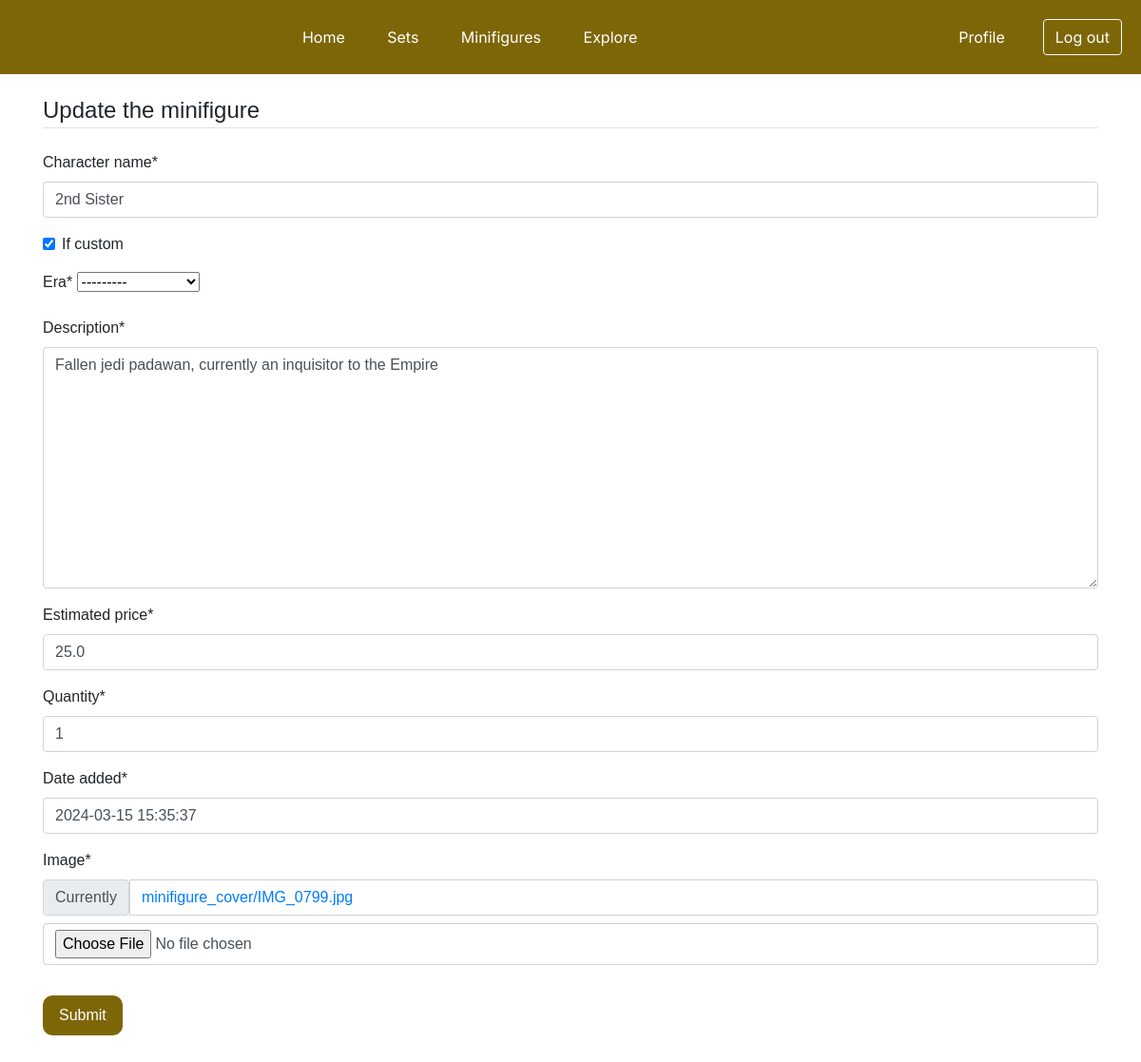
The page /brickonomy/minifigure_post/2/update/ (signed in) on the database as committed earlier.
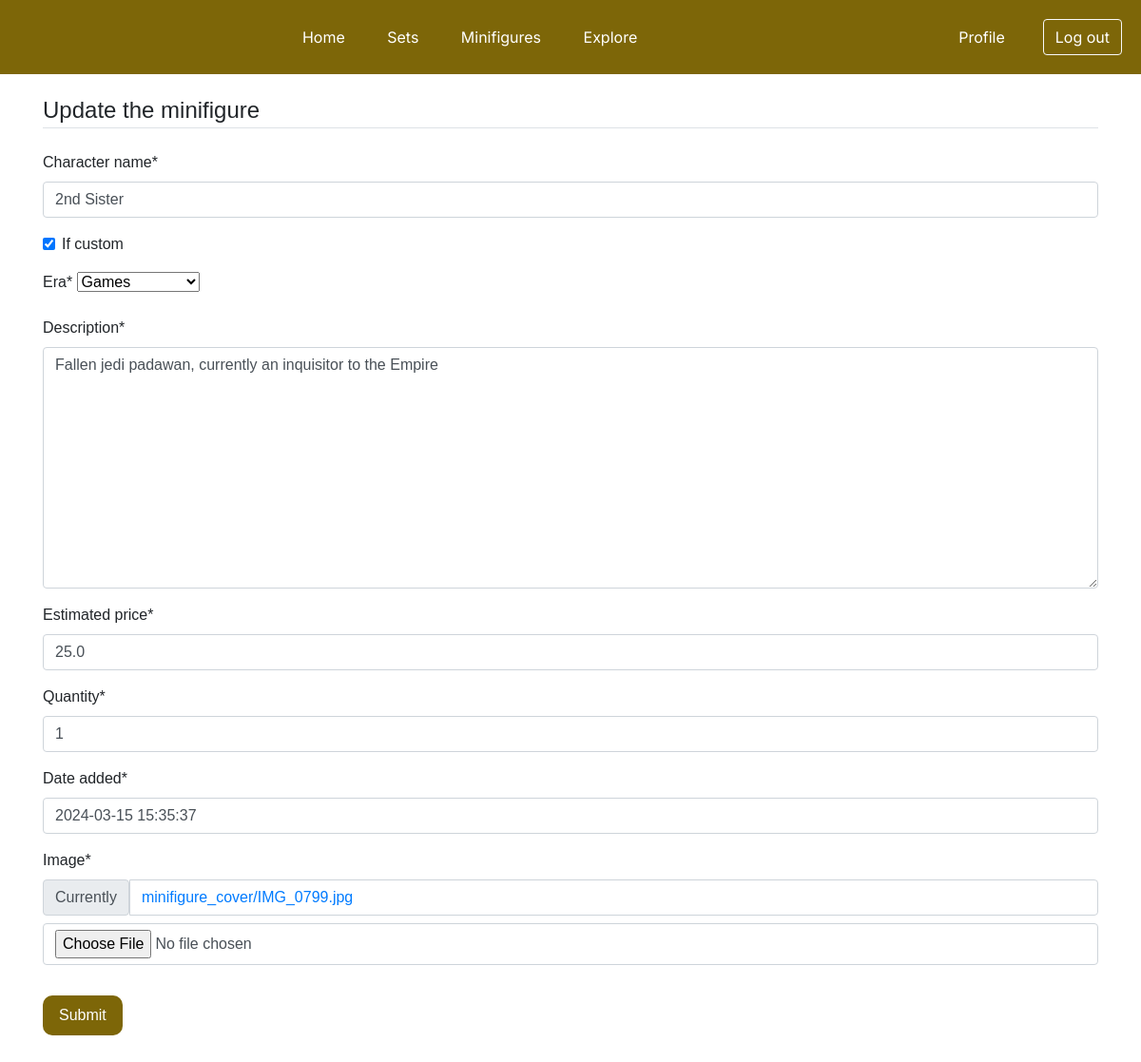
The same page on the database as committed later.
### home/models.py (models this page shows, shortened)
class Minifigure(models.Model):
    ERA_CHOICES = (("option1", "Prequels"), ("option2", "Original Trilogy"), ("option3", "Sequels"),
                   ("option4", "Clone Wars"), ("option5", "Rebels"), ("option6", "TV Series"),
                   ("option7", "Legends"), ("option8", "Games"), ("option9", "Other"))
    character_name = models.CharField(max_length=30)
    if_custom = models.BooleanField()
    era = models.CharField(max_length=20, choices=ERA_CHOICES)
    description = models.TextField()
    estimated_price = models.FloatField()
    quantity = models.IntegerField()
    date_added = models.DateTimeField(default=timezone.now)
    image = models.ImageField(default="minifigure_default.png", upload_to="minifigure_cover")
    owner = models.ForeignKey(User, on_delete=models.CASCADE)
    owner_name = models.CharField(max_length=20, default='default_user')

### home/views.py (the view, shortened to what this page needs)
# urls.py: path('minifigure_post/<int:pk>/update/', views.MinifigureUpdateView.as_view(), name="minifigures-update"),
class MinifigureUpdateView(LoginRequiredMixin, UserPassesTestMixin, UpdateView):
    model = Minifigure
    fields = ['character_name', 'if_custom', 'era', 'description', 'estimated_price',
              'quantity', 'date_added', 'image']
    login_url = reverse_lazy('login')
    template_name = 'home/minifigure_update.html'
    def test_func(self):
        post = self.get_object()
        if self.request.user == post.owner:
            return True
        return False

### home/templates/home/minifigure_update.html
{% extends "home/minifigure_form.html" %}
{% block content1 %}
    <legend class='border-bottom mb-4'>
        Update the minifigure
    </legend>
{% endblock content1 %}

### home/templates/home/minifigure_form.html (shortened to what this page needs)
{% extends "home/base.html" %}
{% load crispy_forms_filters %}
{% load crispy_forms_tags %}
{% block content %}
    <div style="height: 20px"></div>
    <div class="content-section">
        <form method="POST" enctype="multipart/form-data">
            <fieldset class="form-group">
                {% block content1 %}{% endblock content1 %}
                {{ form|crispy }}
            </fieldset>
            <div class="form-group">
                <button class="custom-btn btn-outline-light" type="submit">Submit</button>
            </div>
            <div style="height: 20px"></div>
        </form>
    </div>
{% endblock content%}

Rows that differ between the two databases and show on the page:
changed Minifigure "2nd Sister": era "---------" → "Games"
